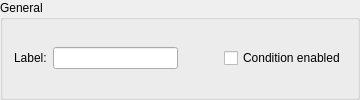
        <widget class="QGroupBox" name="groupBoxGeneral">
         <property name="title">
          <string>General</string>
         </property>
         <layout class="QGridLayout" name="gridLayout_9">
          <item row="0" column="5">
           <widget class="QCheckBox" name="checkEnabled">
            <property name="text">
             <string>Condition enabled</string>
            </property>
           </widget>
          </item>
          <item row="0" column="1">
           <widget class="QLineEdit" name="lineSummary">
            <property name="sizePolicy">
             <sizepolicy hsizetype="Preferred" vsizetype="Fixed">
              <horstretch>0</horstretch>
              <verstretch>0</verstretch>
             </sizepolicy>
            </property>
            <property name="font">
             <font>
              <family>Monospace</family>
             </font>
            </property>
            <property name="text">
             <string/>
            </property>
            <property name="maxLength">
             <number>26</number>
            </property>
            <property name="placeholderText">
             <string/>
            </property>
           </widget>
          </item>
          <item row="0" column="2">
           <spacer name="horizontalSpacer_5">
            <property name="orientation">
             <enum>Qt::Orientation::Horizontal</enum>
            </property>
            <property name="sizeHint" stdset="0">
             <size>
              <width>40</width>
              <height>20</height>
             </size>
            </property>
           </spacer>
          </item>
          <item row="0" column="0">
           <widget class="QLabel" name="label_2">
            <property name="text">
             <string>Label:</string>
            </property>
           </widget>
          </item>
         </layout>
        </widget>
